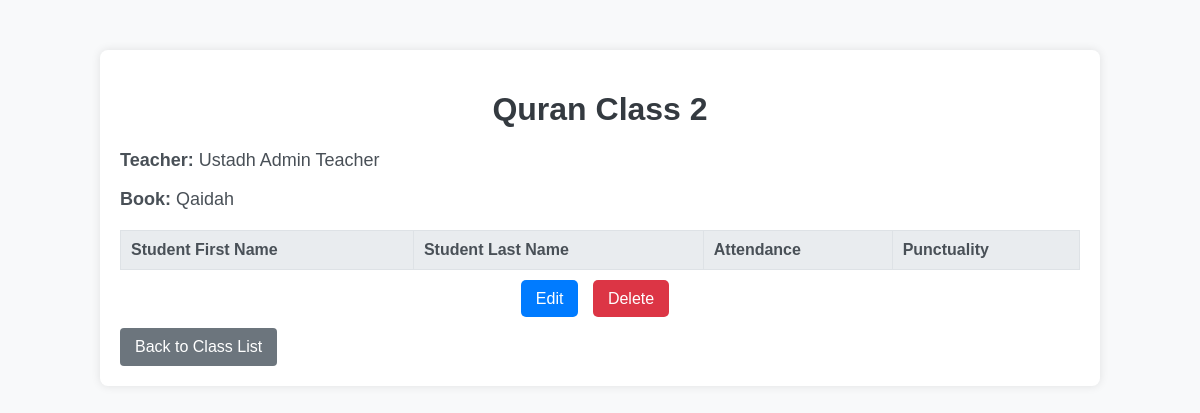
The app's page /accounts/classes/4/ (signed in), older data.
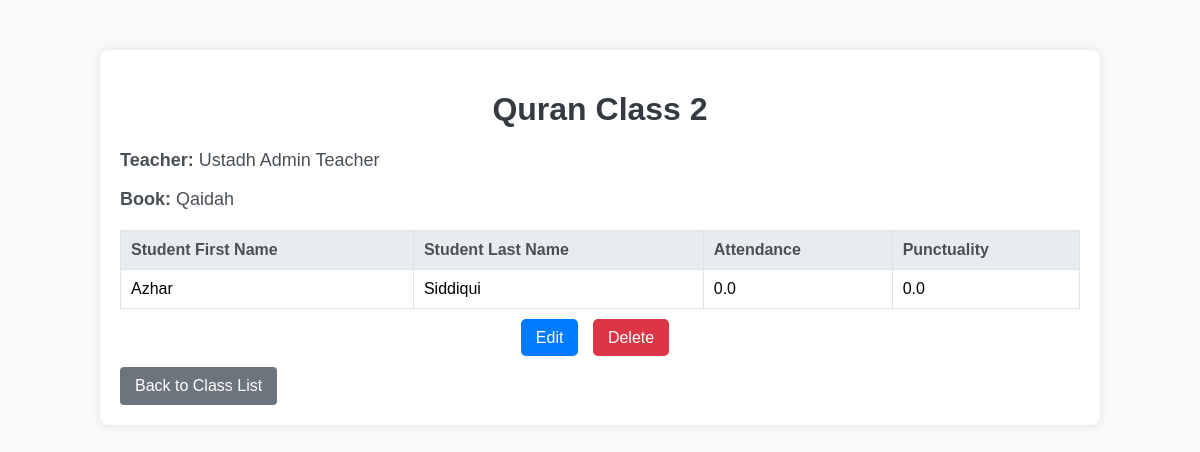
The same page, newer data.
### accounts/models.py (models this page shows, shortened)
class Profile(models.Model):
    ADMIN_TEACHER = 'admin_teacher'
    REGULAR_TEACHER = 'regular_teacher'
    STUDENT = 'student'
    WAITING_LIST = 'waiting_list'
    USER_TYPE_CHOICES = [
        (ADMIN_TEACHER, 'Admin Teacher'),
        (REGULAR_TEACHER, 'Regular Teacher'),
        (STUDENT, 'Student'),
        (WAITING_LIST, 'Waiting List'),
    ]
    user = models.OneToOneField(User, on_delete=models.CASCADE)
    user_type = models.CharField(max_length=20, choices=USER_TYPE_CHOICES, default=WAITING_LIST)
    class_name = models.ForeignKey(ClassName, on_delete=models.SET_NULL, null=True, blank=True, related_name='students')
    attendance = models.FloatField(default=0.0, null=True, blank=True)
    punctuality = models.FloatField(default=0.0, null=True, blank=True)
    class Meta:
        verbose_name = "Profile"
        verbose_name_plural = "Profiles"

### accounts/views.py (the view)
# urls.py: path('classes/<int:pk>/', ClassDetailView.as_view(), name='class-detail'),
class ClassDetailView(LoginRequiredMixin, DetailView):
    model = ClassName
    template_name = 'accounts/class_detail.html'
    context_object_name = 'class'
    def get_context_data(self, **kwargs):
        context = super().get_context_data(**kwargs)
        class_obj = self.get_object()
        students = Profile.objects.filter(class_name=class_obj)
        context['students'] = students
        return context

### accounts/templates/accounts/class_detail.html (shortened to what this page needs)
<!DOCTYPE html>
<html lang="en">
<head>
</head>
<body>
    <div class="container">
        <h1>{{ class.name }}</h1>
        <div class="class-details">
            <p><strong>Teacher:</strong> Ustadh {{ class.teacher.user.first_name }}</p>
            <p><strong>Book:</strong> {{ class.get_book_display }}</p>
        </div>
        <table>
            <thead>
                <tr>
                    <th>Student First Name</th>
                    <th>Student Last Name</th>
                    <th>Attendance</th>
                    <th>Punctuality</th>
                </tr>
            </thead>
            <tbody>
                {% for student in class.students.all %}
                    <tr>
                        <td>{{ student.user.first_name }}</td>
                        <td>{{ student.user.last_name }}</td>
                        <td>{{ student.attendance }}</td>
                        <td>{{ student.punctuality }}</td>
                    </tr>
                {% endfor %}
            </tbody>
        </table>
        <div class="actions">
            <a href="{% url 'class-update' class.pk %}">Edit</a>
            <a href="{% url 'class-delete' class.pk %}" class="delete">Delete</a>
        </div>
        <a href="{% url 'class-list' %}" class="back">Back to Class List</a>
    </div>
</body>
</html>

Row changes from the older to the newer data that the page shows:
now on this page (row edited): Profile: user.first_name "Azhar", user.last_name "Siddiqui", attendance "0.0", punctuality "0.0"
